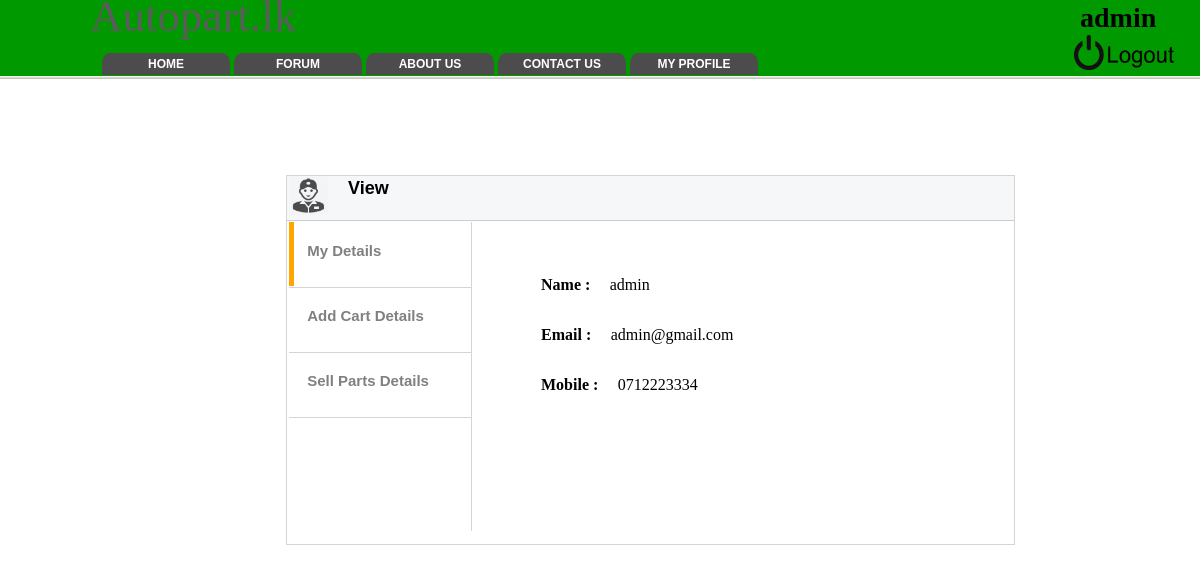
The app's page /profile.php (signed in) with its own data.
### tables this page shows
CREATE TABLE IF NOT EXISTS `user` (
  `userID` int(11) NOT NULL AUTO_INCREMENT,
  `username` varchar(50) NOT NULL,
  `password` varchar(50) NOT NULL,
  `email` varchar(60) NOT NULL,
  `mobilenumber` varchar(20) NOT NULL,
  `usertype` varchar(10) DEFAULT NULL,
  PRIMARY KEY (`userID`),
  UNIQUE KEY `username` (`username`,`email`,`mobilenumber`)
);

### profile.php (the view, shortened to what this page needs)
<head>
<link rel="stylesheet" type="text/css" href="css/profilenew.css">
<link rel="stylesheet" type="text/css" href="css/partDetails.css" />
<?php
	include "header.php";
	include "database/dbconnect.php";
	$username=$_SESSION['user'];
    $sql = "SELECT * FROM user where username='$username'";
    $result = mysqli_query($conn,$sql);
    $rws0 = mysqli_fetch_array($result);
	$username=$rws0['username'];
	$mobile=$rws0['mobilenumber'];
	$email=$rws0['email'];
?>
</head>
<body>
<div class="main">
<div id="spProfEditContainer">
<div id="apDivProfBox">
  <div id="apDivProfAbout">
		<div id="apDivIcon"><img src="images/face.png" width="40" height="39" alt="icon" /></div>
		<div id="apDivAbout">View</div>
      </div>
  <div id="apDivTopicList">
		<a href="#">
		<div id="apDivTopic0">
			<div id="apDivBar0"> </div>
		  <div id="apDivTag0" onclick = "selectFunction(0);">My Details</div>
		</div>
    	</a>
		<a href="#">
		<div id="apDivTopic1" style= "top:65px">
		  <div id="apDivBar1" ></div>
		  <div id="apDivTag1" onclick = "selectFunction(1)">Add Cart Details</div>
		</div>
        </a>
        <a href="#">
		<div id="apDivTopic2" style= "top:130px">
		  <div id="apDivBar2" ></div>
		  <div id="apDivTag2" onclick = "selectFunction(2)">Sell Parts Details</div>
		</div>
        </a>
  </div>
 <div id="apDivOptionBox0">
 	<section id="bordermy">
   		<div class="rowmy">
 			<p class="left" ><strong>Name  : </strong></p>
 			<p class="right" ><?php echo $username;?></p>
 		</div>
 		<div class="rowmy">
 			<p class="left" ><strong>Email  : </strong></p>
 			<p class="right" ><?php echo $email;?></p>
 		</div>
 		<div class="rowmy">
 			<p class="left" ><strong>Mobile : </strong></p>
 			<p class="right" ><?php echo $mobile?></p>
 		</div>
 	</section>
  </div>
</div>
</div>
</div>
</body>
</html>

### css/profilenew.css (style rules this page uses)
#apDivProfBox { position: absolute; left: 100px; top: 75px; width: 727px; height: 368px; z-index: 1; border-top-width: thin; border-right-width: thin; border-bottom-width: thin; border-left-width: thin; border-top-style: solid; border-right-style: solid; border-bottom-style: solid; border-left-style: solid; border-top-color: rgba(212,212,212,1); border-right-color: rgba(212,212,212,1); border-bottom-color: rgba(212,212,212,1); border-left-color: rgba(212,212,212,1); visibility: visible; }
#spProfEditContainer { position: relative; }
#apDivProfAbout { position: absolute; left: 0px; top: 0px; width: 100%; height: 44px; z-index: 5; background-color: #f6f7f9; border-bottom-width: thin; border-bottom-style: solid; border-bottom-color: rgba(204,204,204,1); }
#apDivIcon { position: absolute; left: 2px; top: 0px; width: 44px; height: 43px; z-index: 3; }
#apDivAbout { position: absolute; left: 61px; top: 2px; width: 130px; height: 38px; z-index: 1; font-family: "Arial Black", Gadget, sans-serif; font-size: 18px; font-weight: bold; color: rgba(0,0,0,1); }
#apDivTopicList { position: absolute; left: 2px; top: 46px; width: 25%; z-index: 4; bottom: 0px; border-right: thin solid rgba(212,212,212,1); height: 309px; }
#apDivTopic0,#apDivTopic1,#apDivTopic2,#apDivTopic3 { position: absolute; left: 0px; top: 0px; width: 100%; height: 65px; z-index: 5; border-bottom: thin solid rgba(212,212,212,1); }
#apDivBar0,#apDivBar1,#apDivBar2,#apDivBar3 { position: absolute; left: 0px; top: 0px; width: 3%; height: 98%; z-index: 2; }
#apDivTag0 ,#apDivTag1,#apDivTag2 ,#apDivTag3 { position: relative; left: 10%; top: 0px; width: 90%; padding-top: 20px; height: 100%; bottom :0px; z-index: 2; font-family: Arial, Helvetica, sans-serif; font-size: 15px; font-weight: bold; color :grey; }
#apDivBar0 { background-color :orange; }
#apDivOptionBox1,#apDivOptionBox2, #apDivOptionBox0, #apDivOptionBox3 { position: absolute; left: 220px; top: 57px; width: 474px; height: 302px; z-index: 3; visibility : visible; box-sizing: border-box; }
#apDivOptionBox0 { box-sizing: border-box; left: 200px; z-index: 3; z-index: 4; visibility : visible; position: absolute; width: 540px; }

### css/partDetails.css (style rules this page uses)
.rowmy { display: flex; }
.right { margin-left: 4%; }
#bordermy { margin-left: 10%; margin-top: 5%; }

### profile.php (style rules this page uses)
.main { position: absolute; width: 1081px; height: 823px; top: 100px; left: 186px; }

### records on screen
user: username "admin", email "admin@gmail.com", mobilenumber "0712223334"

### other values on screen
$username "admin"
